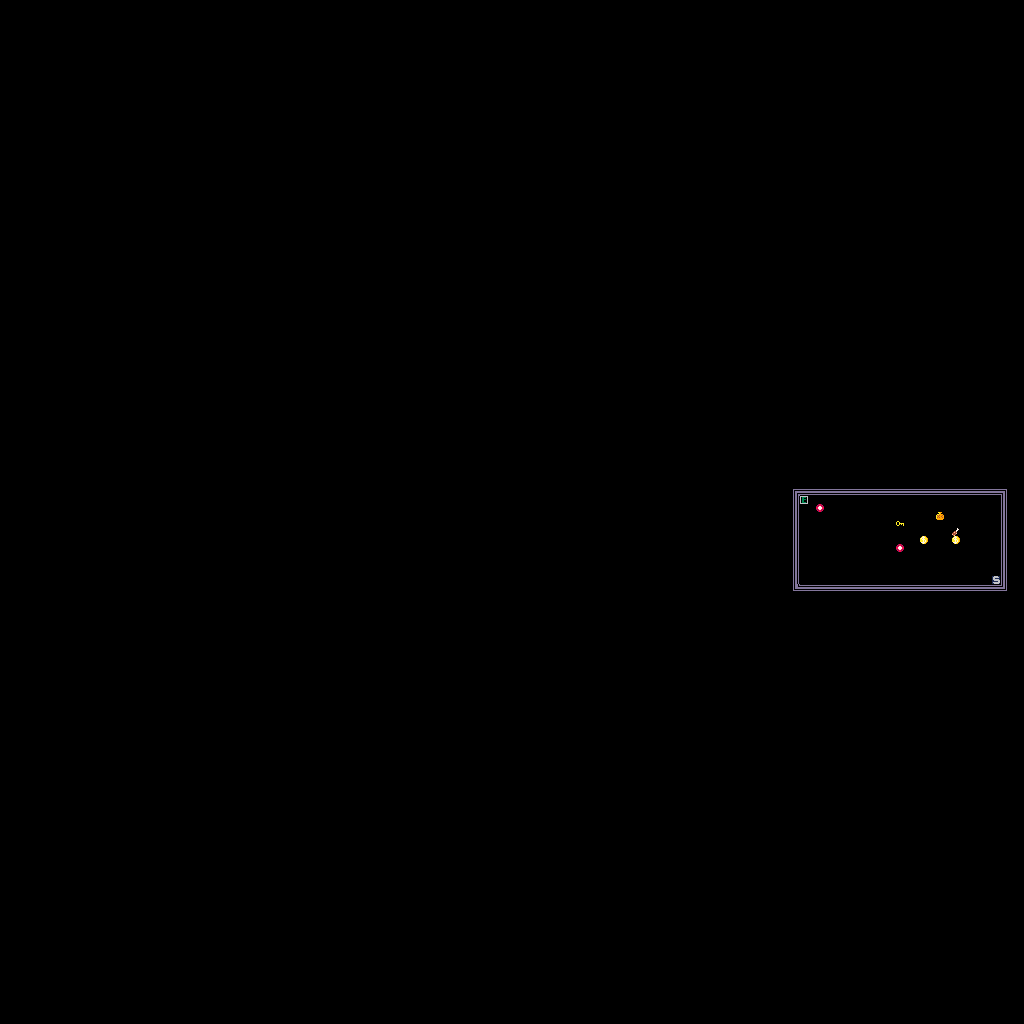

Below is a game level as drawn by its tile map, then a one-line description and the .tmx that defines it (tile-layer data replaced by summaries):
An orthogonal 128x128 tile map with 8x8 px tiles, 1 tile layer (floor).

<map version="1.2" tiledversion="1.3.2" orientation="orthogonal" renderorder="left-up" compressionlevel="0" width="128" height="128" tilewidth="8" tileheight="8" infinite="0" backgroundcolor="#000000" nextlayerid="2" nextobjectid="1">
 <tileset firstgid="1" source="map_tiles.tsx" />
 <layer id="1" name="floor" width="128" height="128">
  <data>[16384 cells, 85 non-empty, 13 distinct tile ids]</data>
 </layer>
</map>
